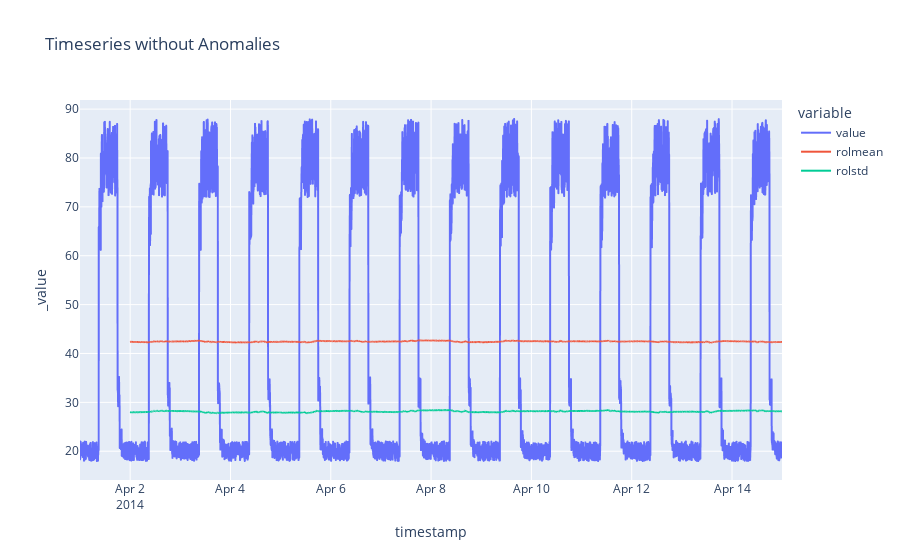
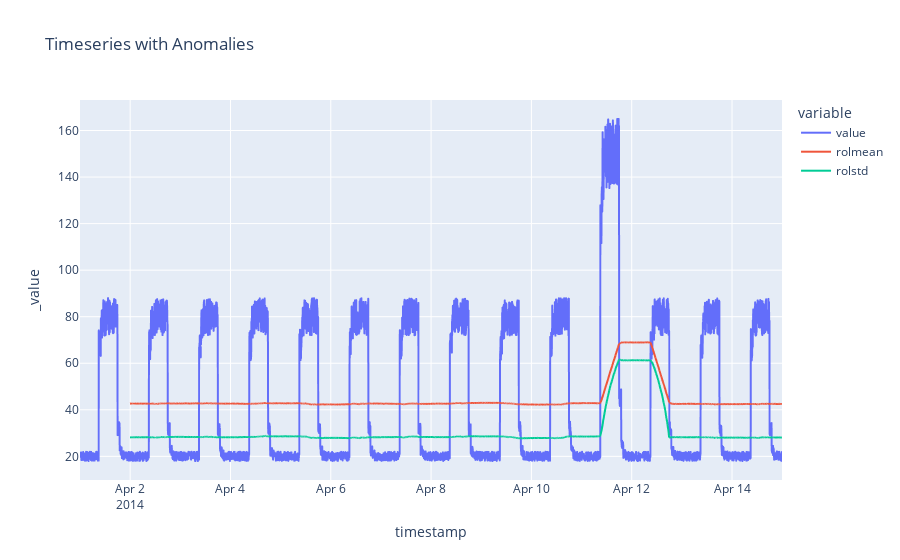

Notebook code cell kept with these figures, in order:
### Code cell
fig1 = px.line(df_small_noise, y=["value", "rolmean", "rolstd"], title="Timeseries without Anomalies")
fig1.show()

fig2 = px.line(df_daily_jumpsup, y=["value", "rolmean", "rolstd"], title="Timeseries with Anomalies")
fig2.show()

### Figure 1 — Plotly figure (JSON) as saved in the notebook; plotly's stock layout.template omitted (floating-point values rounded to 4 significant figures; data arrays with more than 128 entries replaced by an {"elided": "..."} marker saying what was removed)
{"data": [{"hovertemplate": "variable=value<br>timestamp=%{x}<br>_value=%{y}<extra></extra>", "legendgroup": "value", "line": {"color": "#636efa", "dash": "solid"}, "marker": {"symbol": "circle"}, "mode": "lines", "name": "value", "showlegend": true, "type": "scattergl", "x": {"elided": "4032 str values"}, "xaxis": "x", "y": {"elided": "4032 float values"}, "yaxis": "y"}, {"hovertemplate": "variable=rolmean<br>timestamp=%{x}<br>_value=%{y}<extra></extra>", "legendgroup": "rolmean", "line": {"color": "#EF553B", "dash": "solid"}, "marker": {"symbol": "circle"}, "mode": "lines", "name": "rolmean", "showlegend": true, "type": "scattergl", "x": {"elided": "4032 str values"}, "xaxis": "x", "y": {"elided": "4032 float values"}, "yaxis": "y"}, {"hovertemplate": "variable=rolstd<br>timestamp=%{x}<br>_value=%{y}<extra></extra>", "legendgroup": "rolstd", "line": {"color": "#00cc96", "dash": "solid"}, "marker": {"symbol": "circle"}, "mode": "lines", "name": "rolstd", "showlegend": true, "type": "scattergl", "x": {"elided": "4032 str values"}, "xaxis": "x", "y": {"elided": "4032 float values"}, "yaxis": "y"}], "layout": {"legend": {"title": {"text": "variable"}, "tracegroupgap": 0}, "title": {"text": "Timeseries without Anomalies"}, "xaxis": {"anchor": "y", "domain": [0, 1], "title": {"text": "timestamp"}}, "yaxis": {"anchor": "x", "domain": [0, 1], "title": {"text": "_value"}}}}

### Figure 2 — Plotly figure (JSON) as saved in the notebook; plotly's stock layout.template omitted (floating-point values rounded to 4 significant figures; data arrays with more than 128 entries replaced by an {"elided": "..."} marker saying what was removed)
{"data": [{"hovertemplate": "variable=value<br>timestamp=%{x}<br>_value=%{y}<extra></extra>", "legendgroup": "value", "line": {"color": "#636efa", "dash": "solid"}, "marker": {"symbol": "circle"}, "mode": "lines", "name": "value", "showlegend": true, "type": "scattergl", "x": {"elided": "4032 str values"}, "xaxis": "x", "y": {"elided": "4032 float values"}, "yaxis": "y"}, {"hovertemplate": "variable=rolmean<br>timestamp=%{x}<br>_value=%{y}<extra></extra>", "legendgroup": "rolmean", "line": {"color": "#EF553B", "dash": "solid"}, "marker": {"symbol": "circle"}, "mode": "lines", "name": "rolmean", "showlegend": true, "type": "scattergl", "x": {"elided": "4032 str values"}, "xaxis": "x", "y": {"elided": "4032 float values"}, "yaxis": "y"}, {"hovertemplate": "variable=rolstd<br>timestamp=%{x}<br>_value=%{y}<extra></extra>", "legendgroup": "rolstd", "line": {"color": "#00cc96", "dash": "solid"}, "marker": {"symbol": "circle"}, "mode": "lines", "name": "rolstd", "showlegend": true, "type": "scattergl", "x": {"elided": "4032 str values"}, "xaxis": "x", "y": {"elided": "4032 float values"}, "yaxis": "y"}], "layout": {"legend": {"title": {"text": "variable"}, "tracegroupgap": 0}, "title": {"text": "Timeseries with Anomalies"}, "xaxis": {"anchor": "y", "domain": [0, 1], "title": {"text": "timestamp"}}, "yaxis": {"anchor": "x", "domain": [0, 1], "title": {"text": "_value"}}}}
